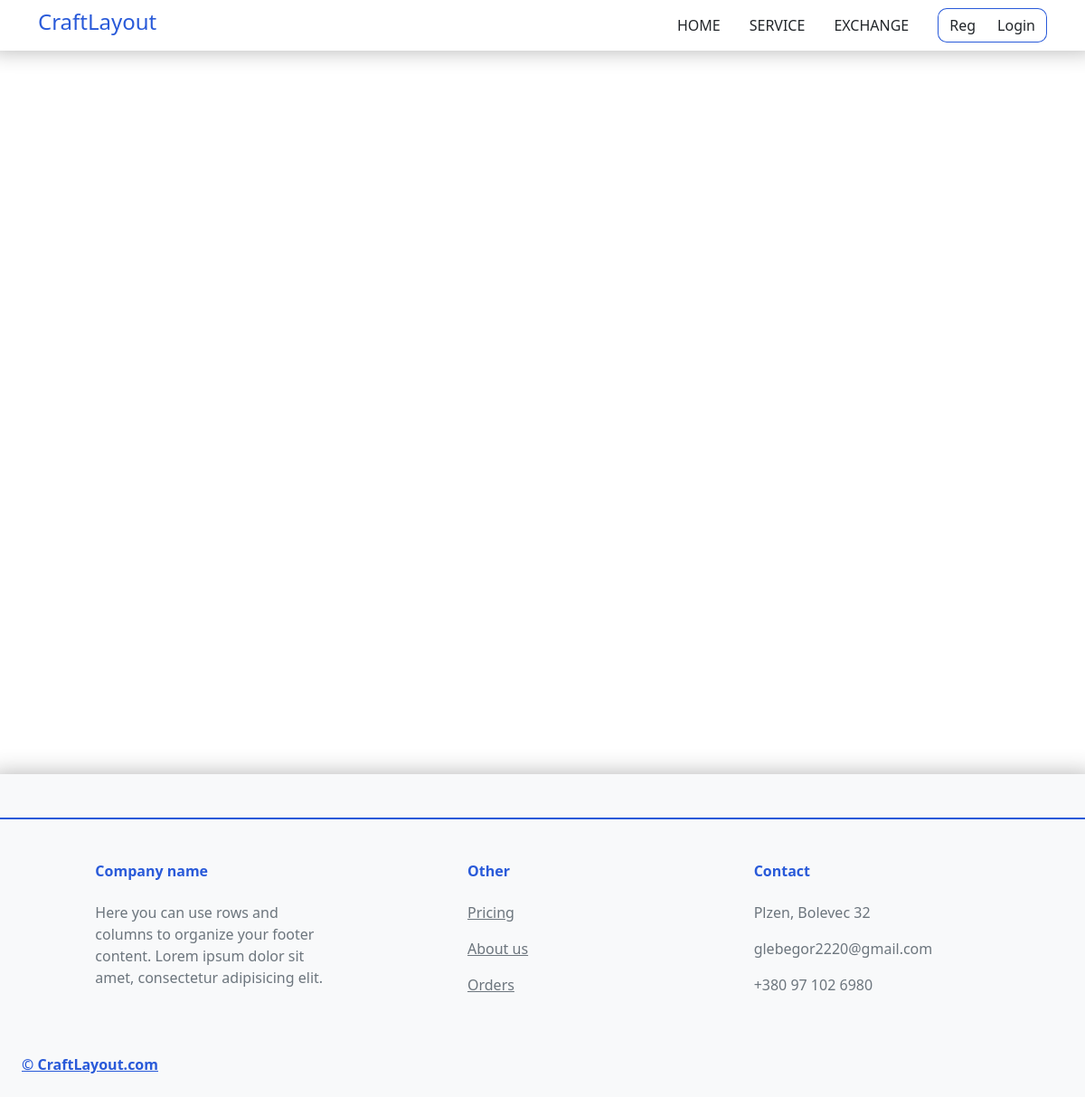
/service/5, run on an earlier commit of the app's database.
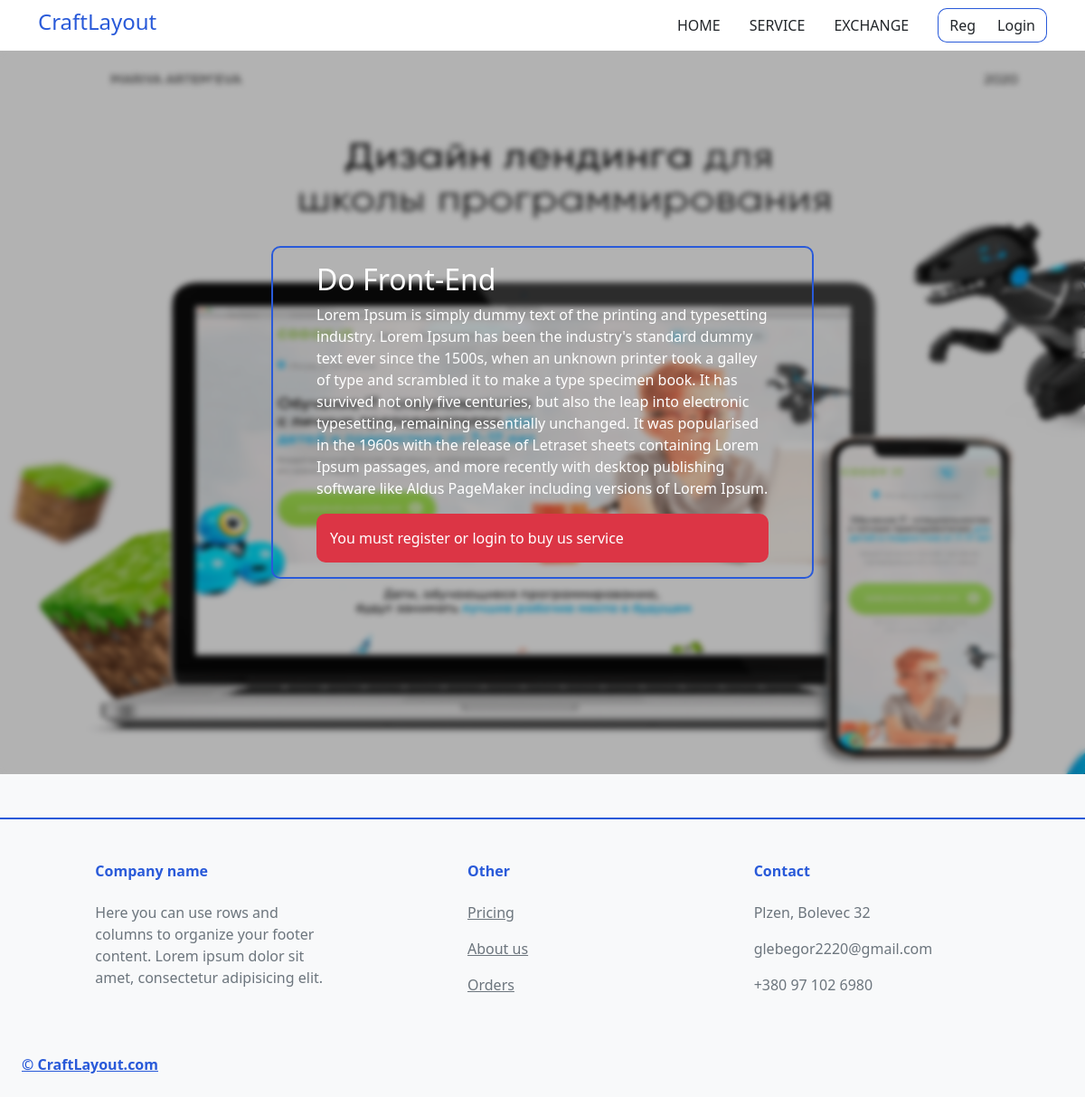
And on a later commit of the database.
### services/models.py (models this page shows, shortened)
class OrderModel(models.Model):
    Title = models.CharField(max_length=255)
    BgImg = models.FileField(default='No_image.png', upload_to='orderimg')
    Text = models.TextField(max_length=2000)
    id = models.AutoField(primary_key=True)

### services/views.py (the view)
# urls.py: path('service/<int:id>', views.serviceOnepage, name='serviceOne')
def serviceOnepage(request, id):
    Order = OrderModel.objects.filter(pk=id)
    data ={
        'Order': Order
    }
    return render(request, 'services/servicePage.html', data)

### services/templates/services/servicePage.html (shortened to what this page needs)
{% extends 'services/main-layout.html' %}
{% block content%}
<div class="d-flex">
    <div class="sliderInner">
        <div class="SliderTape">
            {% for elem in Order%}
                <div style='background: url({{ elem.BgImg.url}}) no-repeat;background-size: 100% 100%; background-blend-mode: multiply;
                background-color: rgba(0, 0, 0, 0.3);' class="SliderItem">
                    <div style="backdrop-filter: blur(3px);" class="w-100 h-100">
                        <div class="d-flex justify-content-center align-items-center h-100">
                            <div class='w-50 px-5 pt-3' style='border-radius: 10px;border: 2px solid #295AD9;'>
                                <div class='text-white h2'>{{ elem.Title}}</div>
                                <div class='text-white'>{{ elem.Text}}</div>
                                {% if user.is_authenticated%}
                                <button class="btn mt-3 flare-button">Buy Service</button>
                                {% else %}
                                <div class='PozorMess my-3'>You must register or login to buy us service</div>
                                {% endif %}
                            </div>
                        </div>
                    </div>
                </div>
            {% endfor%}
        </div>
    </div>
</div>
{% endblock%}

What changed in the data, as far as the page shows it:
added OrderModel: BgImg (picture), Title "Do Front-End", Text "Lorem Ipsum is simply dummy text of the printing and typesetting industry. Lorem Ipsum has been the industry's standard dummy text ever since the 1500s, when an unknown printer took a galley of type and scrambled it to make a type specimen book. It has survived not only five centuries, but also the leap into electronic typesetting, remaining essentially unchanged. It was popularised in the 1960s with the release of Letraset sheets containing Lorem Ipsum passages, and more recently with desktop publishing software like Aldus PageMaker including versions of Lorem Ipsum."
